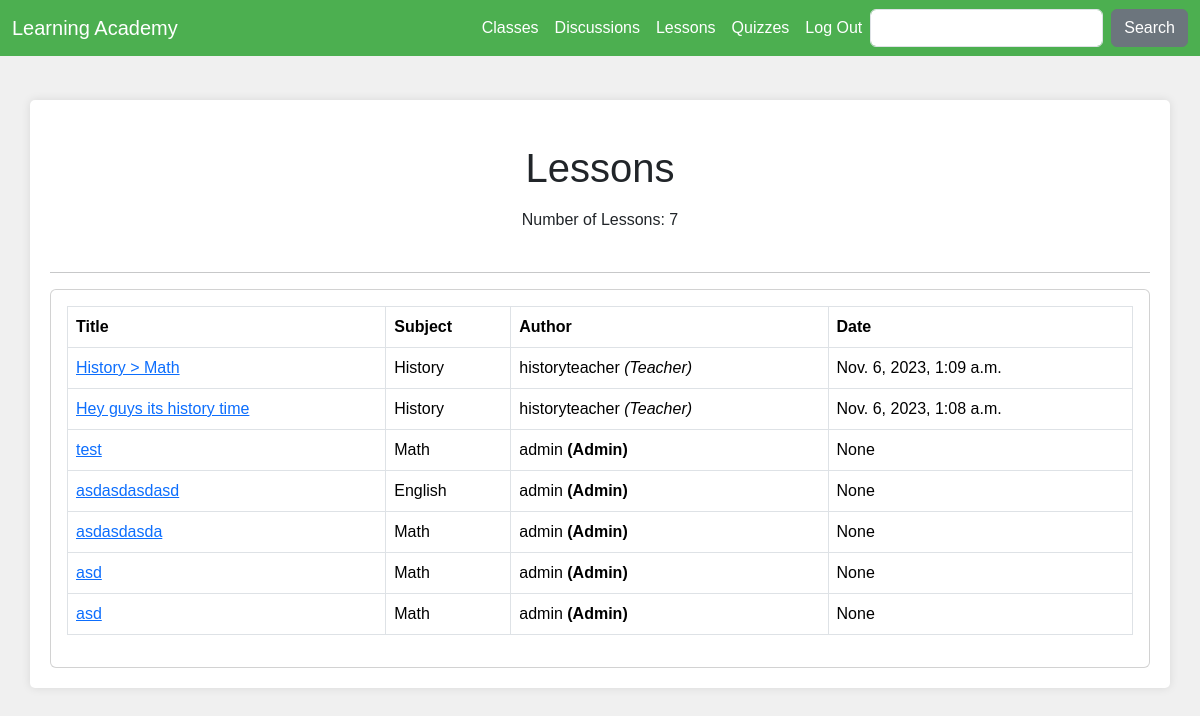
The page /lesson_feed/ (signed in) on the database its author committed.
### learn/models.py (models this page shows, shortened)
class Lesson(models.Model):
    subject = models.ForeignKey(Subject, on_delete=models.CASCADE)
    title = models.CharField(max_length=255)
    author = models.ForeignKey(User, on_delete=models.CASCADE)
    body = RichTextField(blank=True, null=True)
    date = models.DateTimeField(auto_now_add=True)
    youtubevideo = models.CharField(max_length=1000, blank=True)
    video = models.FileField(upload_to='documents/', blank=True, validators=[
        FileExtensionValidator(allowed_extensions=['mp4'])])
    image = models.ImageField(upload_to='images/', blank=True, null=True, validators=[
        FileExtensionValidator(allowed_extensions=['jpg', 'gif', 'jpeg'])])

class Subject(models.Model):
    name = models.CharField(max_length=255)
    def __str__(self):
        return self.name

### accounts/models.py (models this page shows, shortened)
class User(AbstractUser):
    is_student = models.BooleanField(default=False)
    is_teacher = models.BooleanField(default=False)
    previous_login = models.DateTimeField(null=True, blank=True)

### learn/views.py (the view)
# urls.py: path('lesson_feed/', LessonFeedView.as_view(), name='lesson_feed'),
class LessonFeedView(ListView):
    model = Lesson
    template_name = 'lesson_feed.html'
    ordering = ['-id']

### learn/templates/lesson_feed.html (shortened to what this page needs)
{% extends 'base.html' %}
{% block content %}
  {% if user.is_authenticated %}
      <h1 class="mt-4 text-center">Lessons</h1>
      <div class="text-center my-3">
          <span class="mr-2">Number of Lessons: {{ object_list|length }}</span> <br/><br/>
      </div>
      <hr />
      <div class="card">
          <div class="card-body">
              <table class="table table-bordered table-hover">
                  <thead class="thead-dark">
                      <tr>
                          <th>Title</th>
                          <th>Subject</th>
                          <th>Author</th>
                          <th>Date</th>
                      </tr>
                  </thead>
                  <tbody>
                      {% for lesson in object_list %}
                          <tr>
                              <td><a href="{% url 'lesson' lesson.pk %}">{{ lesson.title }}</a></td>
                              <td>{{ lesson.subject }}</td>
                              <td>{{ lesson.author }}
                              {% if lesson.author.is_teacher %}
                                <i>(Teacher)</i>
                              {% else %}
                                <strong>(Admin)</strong>
                              {% endif %}
                              </td>
                              <td>{{ lesson.date }}</td>
                          </tr>
                      {% empty %}
                          <tr>
                              <td colspan="3" class="text-center font-italic">There aren't any lessons</td>
                          </tr>
                      {% endfor %}
                  </tbody>
              </table>
          </div>
      </div>
</div>
    {% endif %}
{% endblock %}

### learn/templates/base.html (style rules this page uses)
body { background-color: #f0f0f0; font-family: Arial, sans-serif; }

### rows shown on the page
Lesson: title "History > Math", subject "History", author "historyteacher", shows "(Teacher)", date "Nov. 6, 2023, 1:09 a.m."
Lesson: title "Hey guys its history time", subject "History", author "historyteacher", shows "(Teacher)", date "Nov. 6, 2023, 1:08 a.m."
Lesson: title "test", subject "Math", author "admin", shows "(Admin)", date "None"
Lesson: title "asdasdasdasd", subject "English", author "admin", shows "(Admin)", date "None"
Lesson: title "asdasdasda", subject "Math", author "admin", shows "(Admin)", date "None"
Lesson: title "asd", subject "Math", author "admin", shows "(Admin)", date "None"
Lesson: title "asd", subject "Math", author "admin", shows "(Admin)", date "None"

### other values the page prints
{{ object_list|length }} "7"
